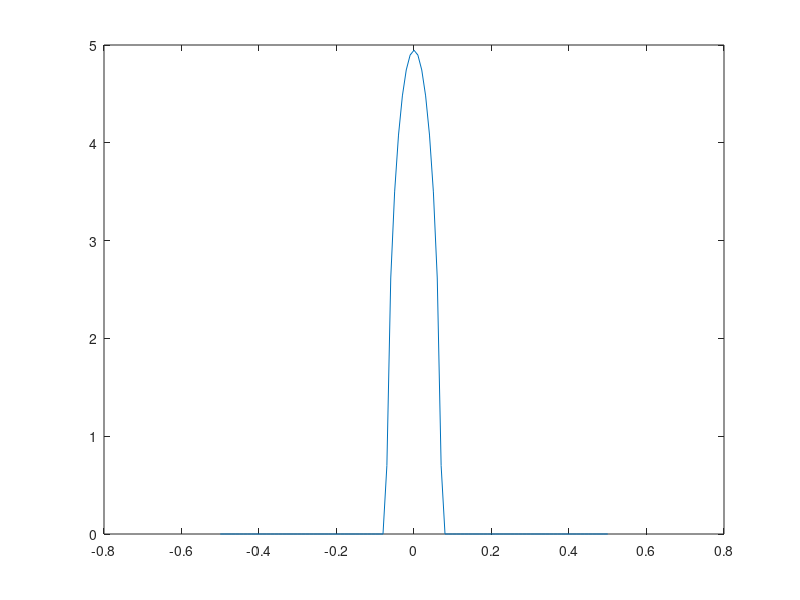
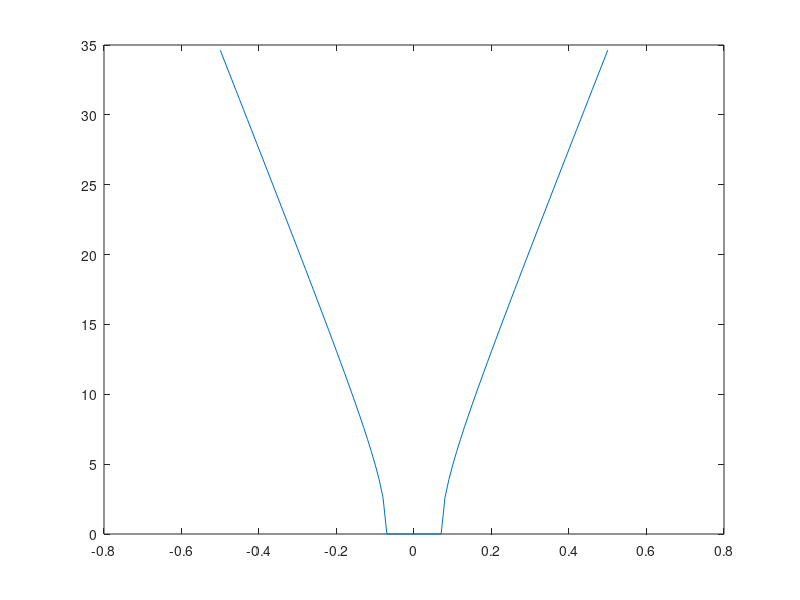

Recreate these plots in MATLAB, in order.
% This is sphere in contact with infinite halfplane

R1 = 0.5;
R2 = 0;

E1 = 1e2;
E2 = 1e2;

mu1 = 0.3;
mu2 = 0.3;

% d= 0.05;
% d= 0.01;
d =0.01
R = R1;

%%%%%%%%%%%%%%%

% E = 1/((1-mu1^2)/E1);

E = 1/((1-mu1^2)/E1 + (1-mu2^2)/E2);


F = (4/3)*E*(R^(1/2))*d^(3/2);

p0= (1/pi)*((6*F*E^2/R^2))^(1/3)

a = (d*R)^(1/2);

r = -0.5:0.01:0.5;

sigma = p0.*(1-(r.^2/a^2)).^(1/2);

close all;
figure;
plot(r, real(sigma));

figure;
plot(r, imag(sigma));